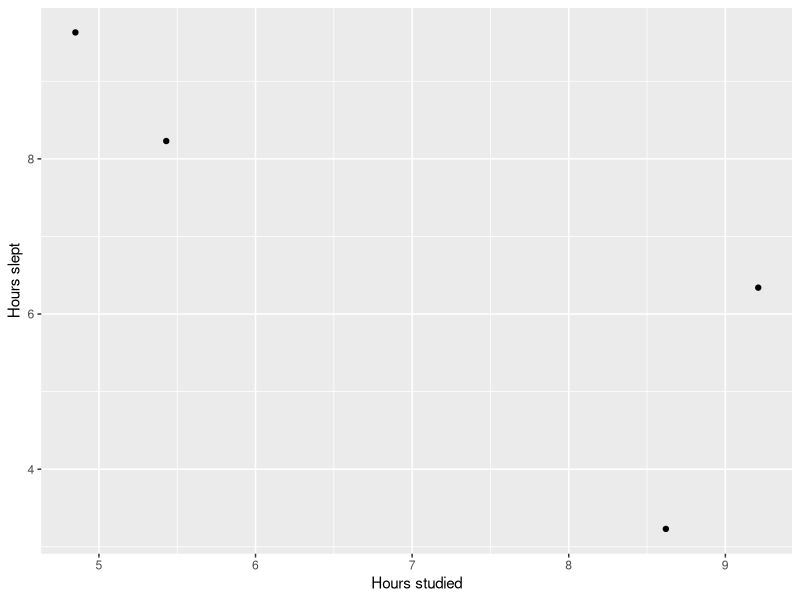

The R script that drew this image:
rm(list = ls())
hours_studied <- c(4.85, 8.62, 5.43, 9.21)
hours_slept <-c(9.63, 3.23, 8.23, 6.34)
passed <-c(1, 0, 1, 0)

DF <-data.frame(hours_studied, hours_slept, passed)

TB<-t(DF)

library(ggplot2)
ggplot(DF, aes(hours_studied, hours_slept, passed)) +
  geom_point(aes())+
  labs(x='Hours studied',y='Hours slept')

model <- glm(passed ~.,family=binomial(link='logit'),data=DF) #logistic regression
#view more into by using summary(model) to find p values

hours_studied <-6.5
hours_slept <-2
DF2 <- data.frame(hours_studied, hours_slept)
pass_predict <-predict(model, newdata=DF2, type = "response") #answer is 0.1443462

#Compute the posterior probability for the student by applying the Sigmoid function.
#Posterior Probability of passing exam <- 1/(1+exp(-(67.524-11.273*hours_studied+1.984*hours_slept))) #answer is 0.1439947

